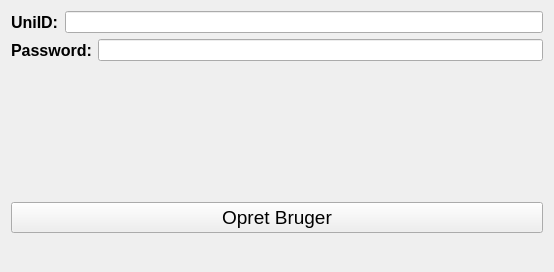
<?xml version="1.0" encoding="UTF-8"?>
<ui version="4.0">
 <class>Form</class>
 <widget class="QWidget" name="Form">
  <property name="geometry">
   <rect>
    <x>0</x>
    <y>0</y>
    <width>554</width>
    <height>272</height>
   </rect>
  </property>
  <property name="windowTitle">
   <string>Form</string>
  </property>
  <layout class="QVBoxLayout" name="verticalLayout_2">
   <item>
    <layout class="QHBoxLayout" name="horizontalLayout">
     <item>
      <widget class="QLabel" name="UniID">
       <property name="font">
        <font>
         <pointsize>12</pointsize>
         <bold>true</bold>
        </font>
       </property>
       <property name="text">
        <string>UniID:</string>
       </property>
      </widget>
     </item>
     <item>
      <widget class="QLineEdit" name="lineEdit"/>
     </item>
    </layout>
   </item>
   <item>
    <layout class="QHBoxLayout" name="horizontalLayout_2">
     <item>
      <widget class="QLabel" name="Password">
       <property name="font">
        <font>
         <pointsize>12</pointsize>
         <bold>true</bold>
        </font>
       </property>
       <property name="text">
        <string>Password:</string>
       </property>
      </widget>
     </item>
     <item>
      <widget class="QLineEdit" name="lineEdit_2">
       <property name="echoMode">
        <enum>QLineEdit::Password</enum>
       </property>
      </widget>
     </item>
    </layout>
   </item>
   <item>
    <spacer name="verticalSpacer">
     <property name="orientation">
      <enum>Qt::Vertical</enum>
     </property>
     <property name="sizeHint" stdset="0">
      <size>
       <width>20</width>
       <height>40</height>
      </size>
     </property>
    </spacer>
   </item>
   <item>
    <layout class="QVBoxLayout" name="verticalLayout">
     <item>
      <widget class="QPushButton" name="pushButton">
       <property name="font">
        <font>
         <pointsize>14</pointsize>
        </font>
       </property>
       <property name="text">
        <string>Opret Bruger</string>
       </property>
      </widget>
     </item>
     <item>
      <widget class="QLabel" name="result">
       <property name="font">
        <font>
         <pointsize>14</pointsize>
         <bold>false</bold>
        </font>
       </property>
       <property name="text">
        <string/>
       </property>
      </widget>
     </item>
    </layout>
   </item>
  </layout>
 </widget>
 <resources/>
 <connections/>
</ui>
